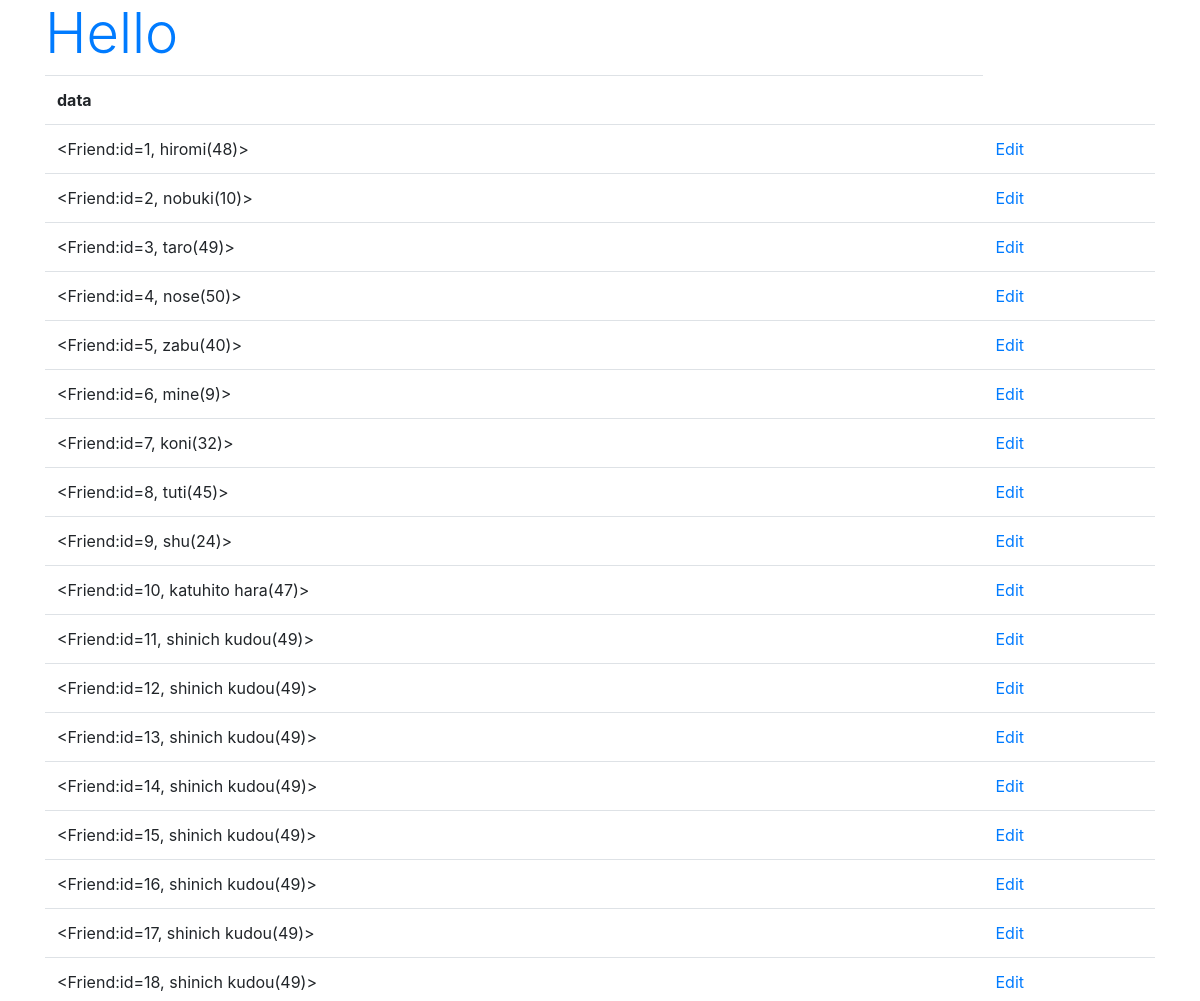
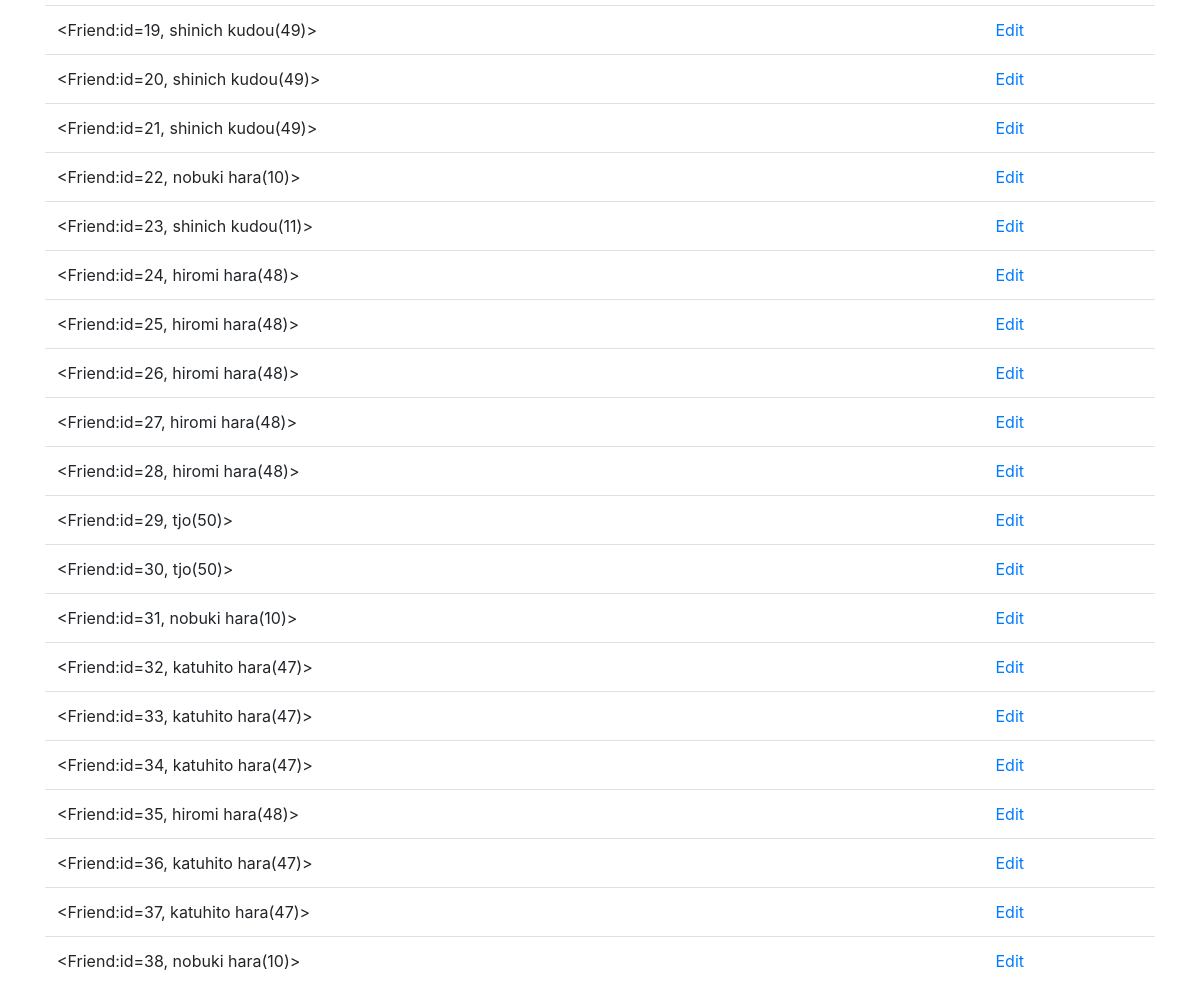
The app's page /katuapp005/, older data (2 pictures, top to bottom).
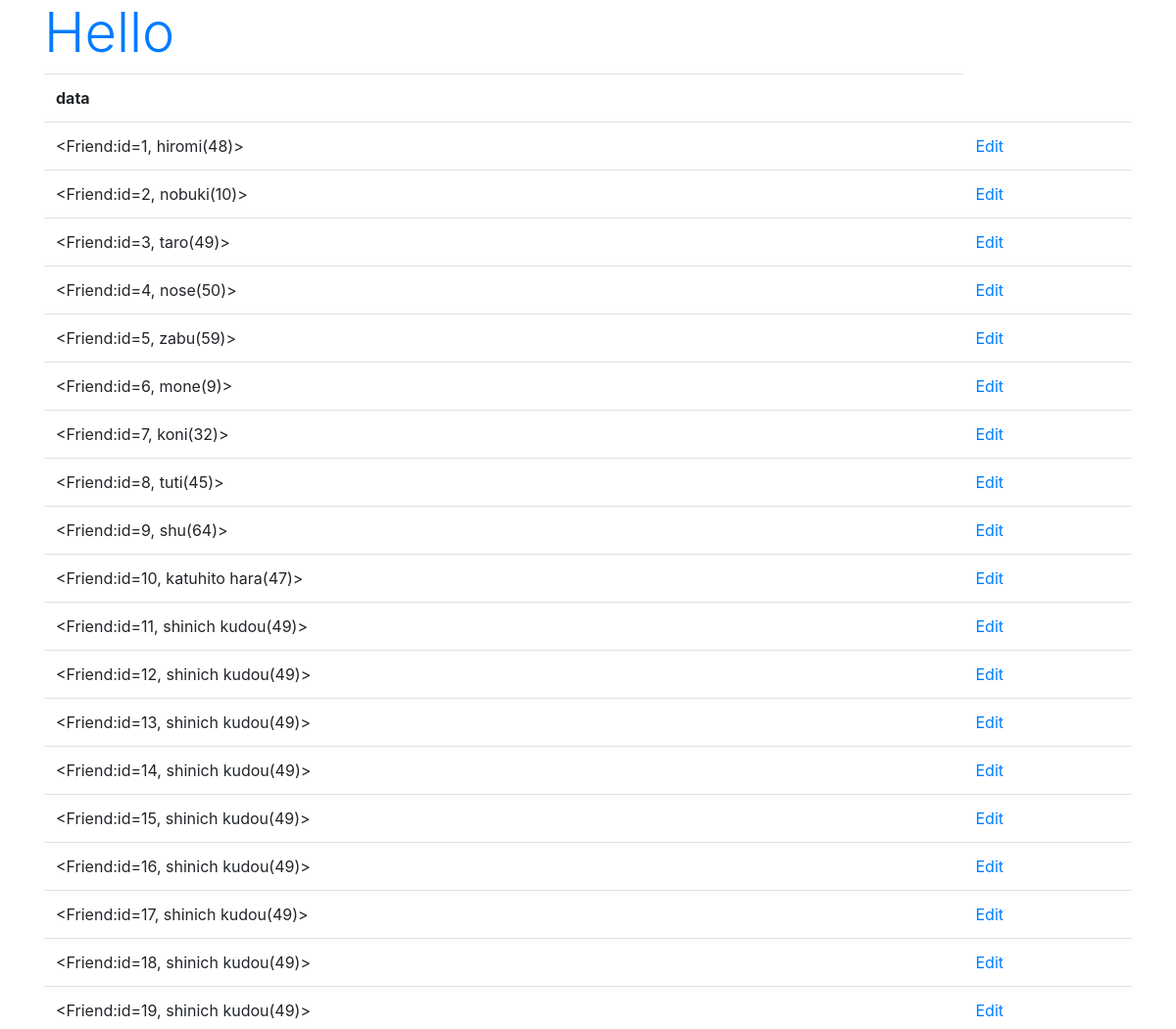
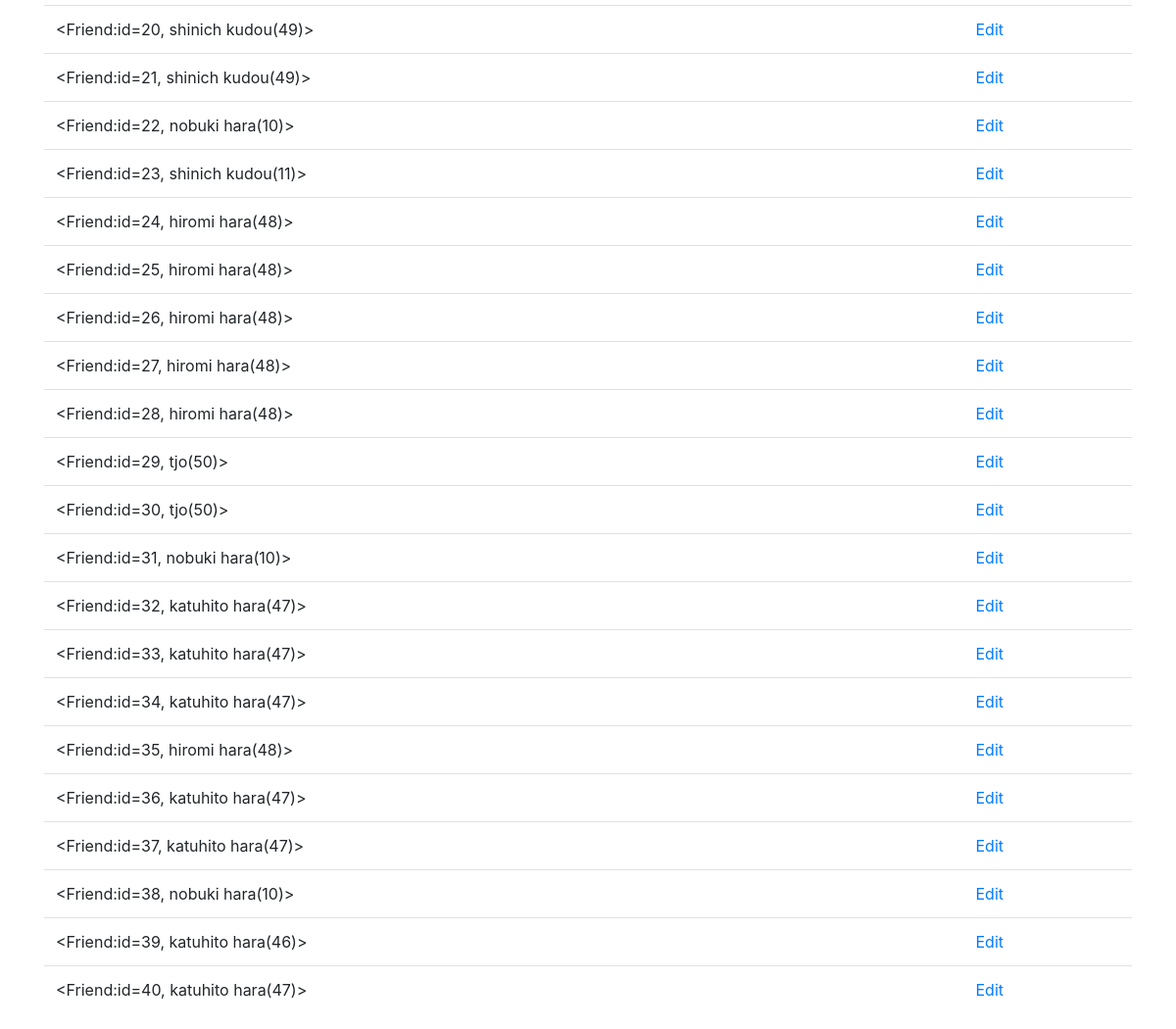
The same page, newer data (2 pictures, top to bottom).
### katuapp005/models.py (models this page shows)
class Friend(models.Model):
    name = models.CharField(max_length=100)
    mail = models.EmailField(max_length=200)
    gender = models.BooleanField()
    age = models.IntegerField(default=0)
    birthday = models.DateField()
    def __str__(self):
        return '<Friend:id=' + str(self.id) + ', ' + self.name + '(' +str(self.age) + ')>'

### katuapp005/views.py (the view)
# urls.py: path('', views.index, name='index'),
def index(request):
    data = Friend.objects.all()
    params = {
        'title': 'Hello',
        'msg': 'ALL Friends',
        'data': data,
    }
    return render(request, 'katuapp005/index2.html', params)

### katuapp005/templates/katuapp005/index2.html (shortened to what this page needs)
{% load static %}
<!DOCTYPE html>
<html lang="ja">
    <head>
        <link rel="stylesheet" href="https://stackpath.bootstrapcdn.com/bootstrap/4.3.1/css/bootstrap.min.css">
    </head>
    <body class="container">
        <h1 class="display-4 text-primary">{{title}}</h1>
        <table class="table">
            <tr>
                <th>data</th>
            </tr>
        {% for item in data %}
            <tr>
                <td>{{item}}</td>
                <td><a href="{% url 'edit' item.id %}">Edit</a></td>
            </tr>
        {% endfor %}
        </table>
    </body>
</html>

Row changes from the older to the newer data that the page shows:
changed Friend: id+name+age "<Friend:id=5, zabu(40)>" → "<Friend:id=5, zabu(59)>"
changed Friend: id+name+age "<Friend:id=6, mine(9)>" → "<Friend:id=6, mone(9)>"
changed Friend: id+name+age "<Friend:id=9, shu(24)>" → "<Friend:id=9, shu(64)>"
added Friend: id+name+age "<Friend:id=39, katuhito hara(46)>"
added Friend: id+name+age "<Friend:id=40, katuhito hara(47)>"
